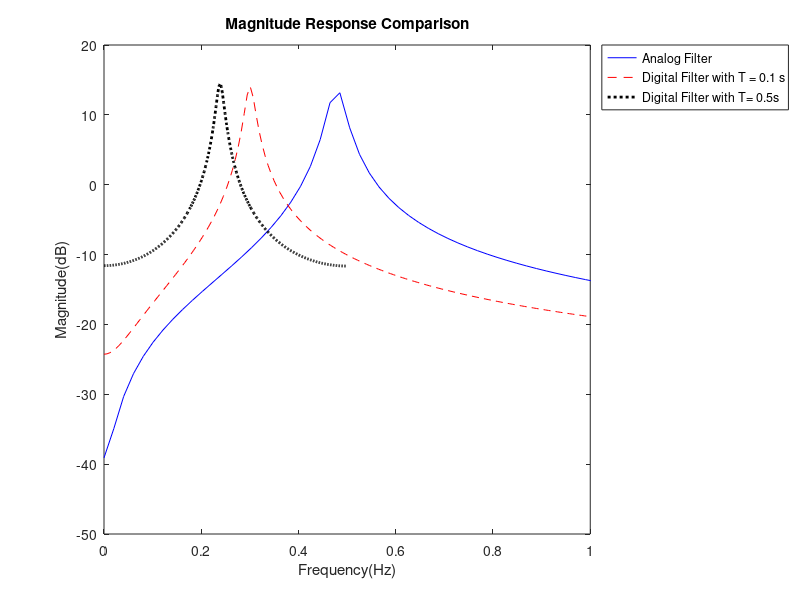

The MATLAB source for this figure:
pkg load signal
b = [1 0.1];
a = [1 0.2 9.01];
Ts = 0.1;
fs = 1/Ts ;
Wa = linspace (0,8,64) ;
Ha = freqs (b,a,Wa);
% Converting the analog filter to discrete one
[bz,az] = impinvar (b,a,fs);
[ Hz , Wz ] = freqz (bz,az,512);
Ts1 = 0.5;
fs1 = 1/Ts1;
[ bz1, az1 ] = impinvar (b,a,fs1) ;
[ Hz1, Wz1 ] = freqz (bz1, az1, 512) ;
% Frequency Response Comparison
plot (Wa/(2* pi) ,20*log10(abs(Ha)),'b-',Wz ,20*log10(abs(Hz)),'r--',
Wz1/(2* pi) ,20*log10(abs(Hz1)),'k:','LineWidth',2);
axis ([0 1 -50 20]) ;
xlabel ('Frequency(Hz)') , ylabel ('Magnitude(dB)') ;
title ('Magnitude Response Comparison') ;
legend('Analog Filter','Digital Filter with T = 0.1 s','Digital Filter with T= 0.5s','Location','NorthEastOutside');
